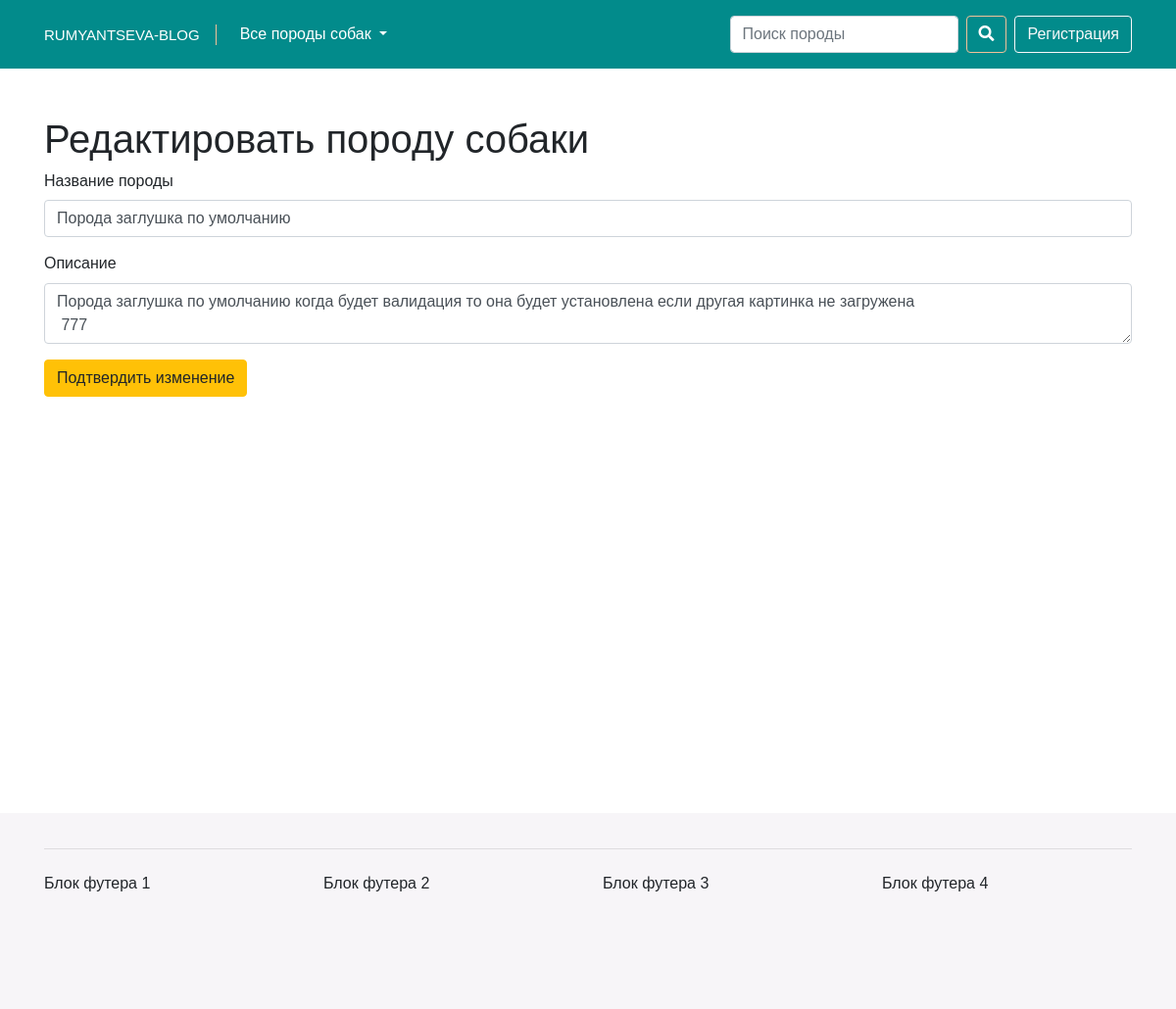
The app's page /edit.php?id=48 with its own data.
### tables this page shows
CREATE TABLE `breeds` (
  `id` int(11) NOT NULL,
  `title` varchar(255) NOT NULL,
  `short_content` text NOT NULL,
  `content` text NOT NULL,
  `category_id` int(11) NOT NULL,
  `author_id` int(11) NOT NULL,
  `image` varchar(255) NOT NULL,
  `date` timestamp NOT NULL DEFAULT CURRENT_TIMESTAMP,
  `status` int(1) NOT NULL DEFAULT '1'
);

### edit.php (the view, shortened to what this page needs)
<?php
$pdo = new PDO("mysql:host=localhost;dbname=myblog.loc;charset=utf8", "root", "root");
$statement = $pdo->prepare("SELECT * FROM breeds WHERE id=:id");
$statement->bindParam(":id", $_GET['id']);
$statement->execute();
$breed = $statement->fetch(PDO::FETCH_ASSOC);
?>
<!doctype html>
<html lang="ru">
<head>
	<link rel="stylesheet" href="https://stackpath.bootstrapcdn.com/bootstrap/4.1.3/css/bootstrap.min.css">
	<link rel="stylesheet" href="css/style.css">
	<link rel="stylesheet" href="https://use.fontawesome.com/releases/v5.6.3/css/all.css">
</head>
<body>
<nav class="navbar navbar-expand-lg navbar-dark bg-nav-custom sticky-top">
	<div class="container">
		<a class="navbar-brand navbar-brand-custom" href="/myblog.loc">Rumyantseva-blog</a>
		<div class="collapse navbar-collapse" id="navbarText">
			<ul class="navbar-nav mr-auto">
				<li class="nav-item dropdown active">
					<a class="nav-link dropdown-toggle" href="/myblog.loc" id="navbarDropdown" role="button" data-toggle="dropdown" aria-haspopup="true" aria-expanded="false">
						Все породы собак<span class="sr-only">(current)</span>
					</a>
				</li>
			</ul>
		</div>
		<form class="form-inline my-2 my-lg-0">
			<input class="form-control mr-sm-2" type="search" placeholder="Поиск породы" aria-label="Search">
			<button class="btn btn-outline-success btn-outline-custom my-2 my-sm-0" type="submit"><i class="fas fa-search"></i></button>
		</form>
		<span class="navbar-text ml-lg-2"><button type="button" class="btn btn-outline-light">Регистрация</button></span>
	</div>
</nav>
<div class="section py-5">
	<div class="container">
		<div class="row">
			<div class="col-md-12">
				<h1>Редактировать породу собаки</h1>
				<form action="update.php?id=<?= $breed['id'];?>" method="POST">
					<div class="form-group">
						<label>Название породы</label>
						<input name="title" type="text" class="form-control" value="<?= $breed['title'];?>">
					</div>
					<div class="form-group">
						<label>Описание</label>
						<textarea name="content" class="form-control" placeholder="Описание породы"><?= $breed['content']?></textarea>
					</div>
					<button type="submit" class="btn btn-warning">Подтвердить изменение</button>
				</form>
			</div>
		</div>
	</div>
</div>
<footer class="footer">
	<div class="container">
		<hr class="my-4">
		<div class="row">
			<div class="col-3">Блок футера 1</div>
			<div class="col-3">Блок футера 2</div>
			<div class="col-3">Блок футера 3</div>
			<div class="col-3">Блок футера 4</div>
		</div>
	</div>
</footer>
</body>
</html>

### css/style.css (style rules this page uses)
body { font-family: 'lasco-regular', sans-serif; font-size: 16px; line-height: 1.4; }
a { color: #028b8b; }
.bg-nav-custom { background-color: #028b8b; }
.navbar-brand-custom { color: #fff; border-right: 1px solid #f1c198; padding: 0 1rem 0 0; text-transform: uppercase; font-size: 15px; }
.btn-outline-custom { color: #fff; background-color: transparent; background-image: none; border-color: #f1c198; }
.section { min-height: 95vh; }
.footer { padding: 1% 0; min-height: 200px; background: #f7f5f8; }

### records on screen
breeds: title "Порода заглушка по умолчанию", content "Порода заглушка по умолчанию когда будет валидация то она будет установлена если другая картинка не загружена 777"
